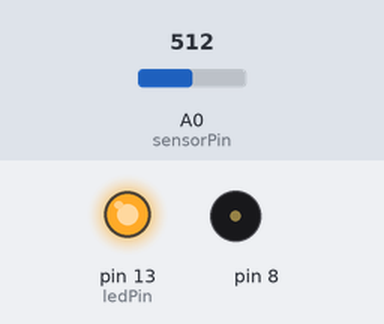
The sketch below on a simulated Arduino Uno, built with avr-gcc and run on an emulated ATmega328P. Parts: output pins drawn as LEDs (lit = HIGH), buzzer (waves = sounding). The inputs (shaded band) are chosen by the test bench; at power-on: A0 (sensorPin) = 512.

Above: at 0.1 s.
At 5.1 s:
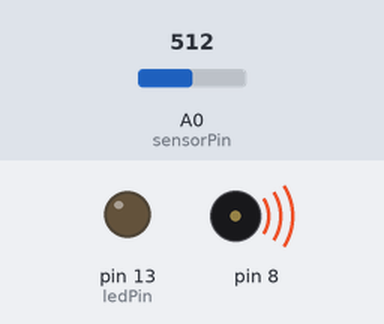
Timing chart, 0 to 6.6 s (numbered marks = the images above):
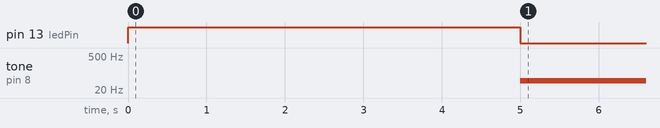

Measured:
- by itself, tone on pin 8: silent → 49 Hz at 5.0 s

The sketch:

project-6.ino
```cpp
int sensorValue;
int sensorLow = 1023;
int sensorHigh = 0;
int sensorPin = A0;

const int ledPin = 13;

void setup() {
  // put your setup code here, to run once:
  pinMode(ledPin, OUTPUT);
  digitalWrite(ledPin, HIGH);

   // calibrate during the first five seconds
  while (millis() < 5000) {
    int sensorValue = analogRead(sensorPin);

    // record the maximum sensor value
    if (sensorValue > sensorHigh) {
      sensorHigh = sensorValue;
    }

    // record the minimum sensor value
    if (sensorValue < sensorLow) {
      sensorLow = sensorValue;
    }
  }

  digitalWrite(ledPin, LOW);
}

void loop() {
  // put your main code here, to run repeatedly:
sensorValue = analogRead(sensorPin);

int pitch = map(sensorValue, sensorLow, sensorHigh, 50, 4000);

tone(8, pitch, 20);

delay(10);
}
```
